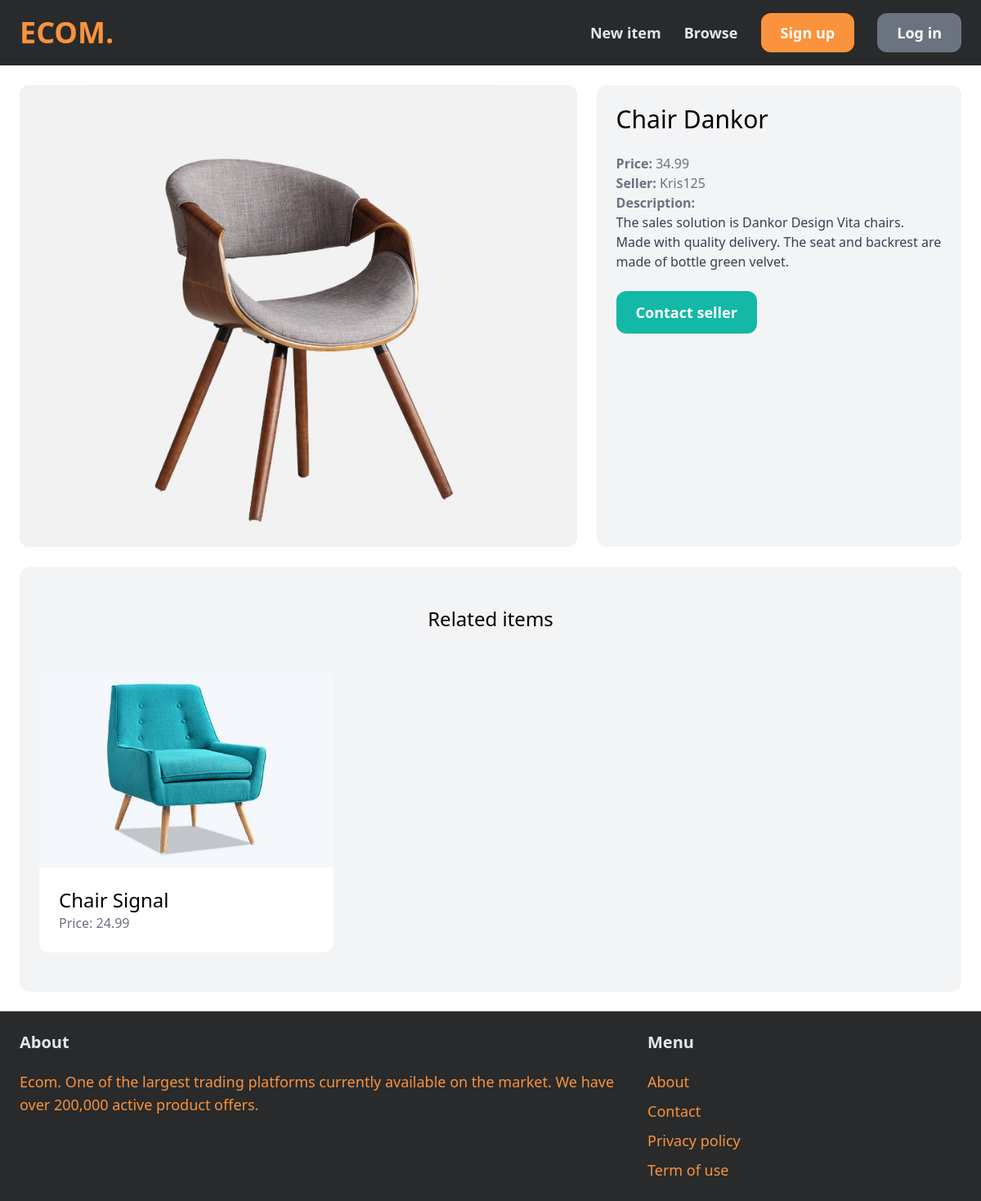
/items/6/, run on the app's committed database.
### item/models.py (models this page shows, shortened)
class Item(models.Model):
    category = models.ForeignKey(Category, related_name='items', on_delete=models.CASCADE)
    name = models.CharField(max_length=255)
    description = models.TextField(blank=True, null=True)
    price = models.FloatField()
    image = models.ImageField(upload_to='item_images', blank=True, null=True)
    is_sold = models.BooleanField(default=False)
    created_by = models.ForeignKey(User, related_name='items', on_delete=models.CASCADE)
    created_at = models.DateTimeField(auto_now_add=True)

### item/views.py (the view)
# urls.py: path('<int:pk>/', views.detail, name='detail'),
def detail(request, pk):
    item = get_object_or_404(Item, pk=pk)
    related_items = Item.objects.filter(category=item.category, is_sold=False).exclude(pk=pk)[0:3]
    return render(request, 'item/detail.html', {
        'item': item,
        'related_items': related_items
    })

### item/templates/item/detail.html (shortened to what this page needs)
{% extends 'core/base.html' %}
{% block content %}
<div class="grid grid-cols-5 gap-6">
    <div class="col-span-3">
        <img src="{{ item.image.url }}" class="rounded-xl">
    </div>
    <div class="col-span-2 p-6 bg-gray-100 rounded-xl">
        <h1 class="mb-6 text-3xl">{{ item.name }}</h1>
        <p class="text-gray-500"><strong>Price: </strong>{{ item.price }}</p>
        <p class="text-gray-500"><strong>Seller: </strong>{{ item.created_by.username }}</p>
        {% if item.description %}
            <p class="text-gray-700">
                <strong class="text-gray-500">Description:</strong><br>
                {{ item.description }}
            </p>
        {% endif %}
        {% if request.user == item.created_by %}
            <div class="mt-6 p-6 bg-white rounded-xl">
                <p>This is your item!</p>
                <a href="{% url 'item:edit' item.id %}" class="inline-block mt-6 px-6 py-3 text-lg font-semibold bg-teal-500 text-white rounded-xl">Edit</a>
                <a href="{% url 'item:delete' item.id %}" class="inline-block mt-6 px-6 py-3 text-lg font-semibold bg-red-500 text-white rounded-xl">Delete</a>
            </div>
        {% else %}
            <a href="{% url 'conversation:new' item.id %}" class="inline-block mt-6 px-6 py-3 text-lg font-semibold bg-teal-500 text-white rounded-xl hover:bg-teal-700">Contact seller</a>
        {% endif %}
    </div>
</div>
<div class="mt-6 px-6 py-12 bg-gray-100 rounded-xl">
    <h2 class="mb-12 text-2xl text-center">Related items</h2>
    <div class="grid grid-cols-3 gap-3">
        {% for item in related_items %}
            <div>
                <a href="{% url 'item:detail' item.id %}">
                    <div>
                        <img src="{{ item.image.url }}" class="rounded-t-xl">
                    </div>
                    <div class="p-6 bg-white rounded-b-xl">
                        <h2 class="text-2xl">{{ item.name }}</h2>
                        <p class="text-gray-500">Price: {{ item.price }}</p>
                    </div>
                </a>
            </div>
        {% endfor %}
    </div>
</div>
{% endblock %}

### core/templates/core/base.html (shortened to what this page needs)
<!doctype html>
{% load static tailwind_tags %}
<html>
    <head>
        {% tailwind_css %}
    </head>
    <body>
        <nav class="py-6 px-6 flex justify-between items-center bg-[#282a2b] h-20 w-full">
            <a href="/" class="text-4xl font-semibold text-orange-400">ECOM.</a>
            <div class="space-x-6">
                <a href="{% url 'item:new' %}" class="text-lg font-semibold text-gray-200 hover:text-gray-500">New item</a>
                <a href="{% url 'item:items' %}" class="text-lg font-semibold text-gray-200 hover:text-gray-500">Browse</a>
                {% if request.user.is_authenticated %}
                    <a href="{% url 'conversation:inbox' %}" class="px-6 py-3 text-lg font-semibold bg-orange-400 text-white rounded-xl hover:opacity-60">Inbox</a>
                    <a href="{% url 'dashboard:index' %}" class="px-6 py-3 text-lg font-semibold bg-gray-500 text-white rounded-xl hover:bg-gray-700">Dashboard</a>
                    <a href={% url "core:logout" %} class="text-lg font-semibold text-red-700 hover:opacity-60" >LogOut</a>
                {% else %}
                    <a href="{% url 'core:signup' %}" class="px-6 py-3 text-lg font-semibold bg-orange-400 text-white rounded-xl hover:opacity-60">Sign up</a>
                    <a href="{% url 'core:login' %}" class="px-6 py-3 text-lg font-semibold bg-gray-500 text-white rounded-xl hover:bg-gray-700">Log in</a>
                {% endif %}
            </div>
        </nav>
        <div class="px-6 py-6">
            {% block content %}
            {% endblock %}
        </div>
        <footer class="py-6 px-6 flex justify-between w-full bg-[#282a2b]">
            <div class="w-2/3 pr-10">
                <h3 class="mb-5 font-semibold text-xl text-gray-200">About</h3>
                <p class="text-lg text-orange-400 ">Ecom. One of the largest trading platforms currently available on the market. We have over 200,000 active product offers.</p>
            </div>
            <div class="w-1/3">
                <h3 class="mb-5 font-semibold text-xl text-gray-200">Menu</h3>
                <ul class="space-y-2">
                    <li><a href="#" class="text-lg text-orange-400 hover:opacity-60">About</a></li>
                    <li><a href="{% url 'core:contact' %}" class="text-lg text-orange-400 hover:opacity-60">Contact</a></li>
                    <li><a href="#" class="text-lg text-orange-400 hover:opacity-60">Privacy policy</a></li>
                    <li><a href="#" class="text-lg text-orange-400 hover:opacity-60">Term of use</a></li>
                </ul>
            </div>
        </footer>
    </body>
</html>

### data on the page
Item: image (picture), name "Chair Dankor", price "34.99", created_by.username "Kris125", description "The sales solution is Dankor Design Vita chairs. Made with quality delivery. The seat and backrest are made of bottle green velvet."
Item: image (picture), name "Chair Signal", price "24.99"
